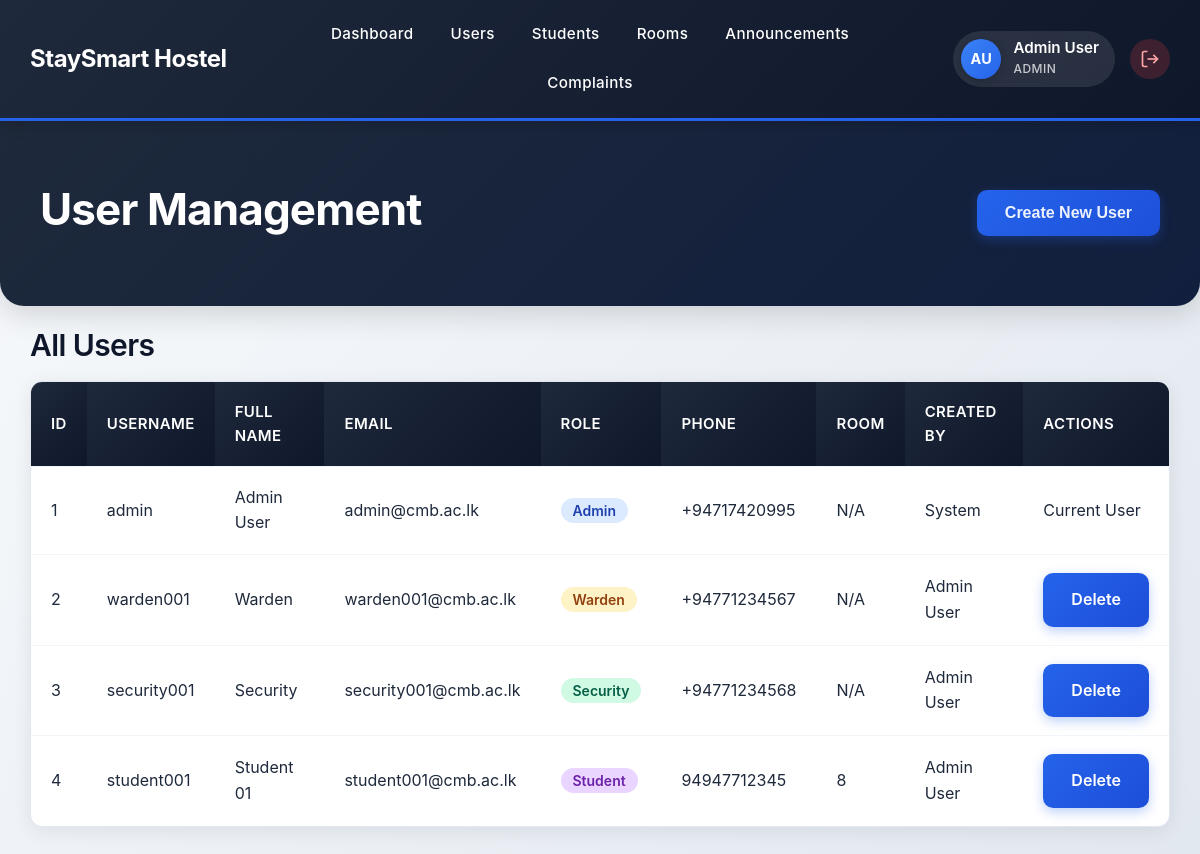
The page /admin/users.php (signed in) on the database its author committed.
### tables this page shows
CREATE TABLE `users` (
  `id` int(11) NOT NULL,
  `username` varchar(50) NOT NULL,
  `email` varchar(100) NOT NULL,
  `password` varchar(255) NOT NULL,
  `role` enum('admin','warden','student','security') NOT NULL,
  `full_name` varchar(100) NOT NULL,
  `home_address` text DEFAULT NULL,
  `phone_number` varchar(12) DEFAULT NULL,
  `student_number` varchar(10) DEFAULT NULL,
  `room_number` int(11) DEFAULT NULL,
  `created_at` timestamp NOT NULL DEFAULT current_timestamp(),
  `created_by` int(11) DEFAULT NULL
);

### admin/users.php (the view, shortened to what this page needs)
<?php
include('../includes/db.php');
$users = $conn->query("SELECT u.*, creator.full_name as created_by_name FROM users u LEFT JOIN users creator ON u.created_by = creator.id ORDER BY u.created_at DESC");
?>
<!DOCTYPE html>
<html lang="en">
<head>
  <link rel="stylesheet" href="../assets/style.css">
</head>
<body>
<?php include('../includes/navbar.php'); ?>
<div class="container" style="padding: 30px;">
  <div class="page-header">
    <h1>User Management</h1>
    <button class="btn btn-primary" onclick="showCreateModal()">Create New User</button>
  </div>
  <div class="card" style="margin-top: 20px;">
    <div class="card-header">
      <h3>All Users</h3>
    </div>
    <div class="table-responsive">
      <table class="table">
        <thead>
          <tr>
            <th>ID</th>
            <th>Username</th>
            <th>Full Name</th>
            <th>Email</th>
            <th>Role</th>
            <th>Phone</th>
            <th>Room</th>
            <th>Created By</th>
            <th>Actions</th>
          </tr>
        </thead>
        <tbody>
          <?php while($user = $users->fetch_assoc()): ?>
          <tr>
            <td><?php echo $user['id']; ?></td>
            <td><?php echo htmlspecialchars($user['username']); ?></td>
            <td><?php echo htmlspecialchars($user['full_name']); ?></td>
            <td><?php echo htmlspecialchars($user['email']); ?></td>
            <td><span class="badge badge-<?php echo $user['role']; ?>"><?php echo ucfirst($user['role']); ?></span></td>
            <td><?php echo htmlspecialchars($user['phone_number'] ?? 'N/A'); ?></td>
            <td><?php echo $user['room_number'] ?? 'N/A'; ?></td>
            <td><?php echo htmlspecialchars($user['created_by_name'] ?? 'System'); ?></td>
            <td>
              <?php if($user['id'] != $_SESSION['user_id']): ?>
                <a href="?delete=<?php echo $user['id']; ?>" class="btn btn-sm btn-danger" onclick="return confirm('Delete this user?')">Delete</a>
              <?php else: ?>
                <span class="text-muted">Current User</span>
              <?php endif; ?>
            </td>
          </tr>
          <?php endwhile; ?>
        </tbody>
      </table>
    </div>
  </div>
</div>
</body>
</html>

### assets/style.css (style rules this page uses)
* { margin: 0; padding: 0; box-sizing: border-box; }
body { font-family: "Inter", "Segoe UI", -apple-system, BlinkMacSystemFont, sans-serif; line-height: 1.6; color: #1e293b; background: linear-gradient(135deg, #f8fafc 0%, #e2e8f0 100%); min-height: 100vh; }
.container { max-width: 1400px; margin: 0 auto; padding: 30px; }
h1, h2, h3, h4, h5, h6 { margin-bottom: 1rem; font-weight: 600; line-height: 1.3; color: #0f172a; letter-spacing: -0.02em; }
h1 { font-size: 2.75rem; font-weight: 700; }
h3 { font-size: 1.875rem; }
a { color: #2563eb; text-decoration: none; transition: all 0.2s ease; }
.page-header, .dashboard-header, .hero-section { text-align: center; padding: 60px 40px; background: linear-gradient(135deg, #1e293b 0%, #0f172a 100%); color: white; margin: -30px -30px 50px -30px; border-radius: 0 0 24px 24px; box-shadow: 0 8px 30px rgba(0, 0, 0, 0.15); position: relative; overflow: hidden; }
.page-header::before, .dashboard-header::before, .hero-section::before { content: ''; position: absolute; top: 0; left: 0; right: 0; bottom: 0; background: linear-gradient(135deg, transparent 0%, rgba(37, 99, 235, 0.1) 100%); pointer-events: none; }
.page-header h1, .page-header p, .dashboard-header h1, .dashboard-header p, .hero-section h1, .hero-section p { position: relative; z-index: 1; color: white; margin-bottom: 0.5rem; }
button, .btn { display: inline-block; padding: 0.875rem 1.75rem; background: linear-gradient(135deg, #2563eb 0%, #1d4ed8 100%); color: white; border: none; border-radius: 10px; cursor: pointer; font-size: 1rem; font-weight: 600; transition: all 0.3s ease; text-decoration: none; box-shadow: 0 4px 12px rgba(37, 99, 235, 0.3); text-align: center; }
.btn-primary { background: linear-gradient(135deg, #2563eb 0%, #1d4ed8 100%); box-shadow: 0 4px 12px rgba(37, 99, 235, 0.3); }
table, .payments-table { width: 100%; border-collapse: separate; border-spacing: 0; background: white; border-radius: 12px; overflow: hidden; box-shadow: 0 4px 20px rgba(0, 0, 0, 0.08); border: 1px solid #e2e8f0; }
th, td { padding: 1.125rem 1.25rem; text-align: left; border-bottom: 1px solid #f1f5f9; }
th { background: linear-gradient(135deg, #1e293b 0%, #0f172a 100%); color: white; font-weight: 600; font-size: 0.9375rem; letter-spacing: 0.025em; text-transform: uppercase; }
tr:last-child td { border-bottom: none; }

### admin/users.php (style rules this page uses)
.page-header { display: flex; justify-content: space-between; align-items: center; margin-bottom: 20px; }
.badge { padding: 4px 12px; border-radius: 20px; font-size: 0.875rem; font-weight: 600; }
.badge-admin { background: #dbeafe; color: #1e40af; }
.badge-warden { background: #fef3c7; color: #92400e; }
.badge-security { background: #d1fae5; color: #065f46; }
.badge-student { background: #e9d5ff; color: #6b21a8; }

### rows shown on the page
users: id "1", username "admin", full_name "Admin User", email "admin@cmb.ac.lk", role "Admin", phone_number "+94717420995", room_number "N/A", created_by_name "System", shows "Current User"
users: id "2", username "warden001", full_name "Warden", email "warden001@cmb.ac.lk", role "Warden", phone_number "+94771234567", room_number "N/A", created_by.full_name "Admin User"
users: id "3", username "security001", full_name "Security", email "security001@cmb.ac.lk", role "Security", phone_number "+94771234568", room_number "N/A", created_by.full_name "Admin User"
users: id "4", username "student001", full_name "Student 01", email "student001@cmb.ac.lk", role "Student", phone_number "94947712345", room_number "8", created_by.full_name "Admin User"

### other values the page prints
$initials "AU"
$full_name "Admin User"
$role "ADMIN"
